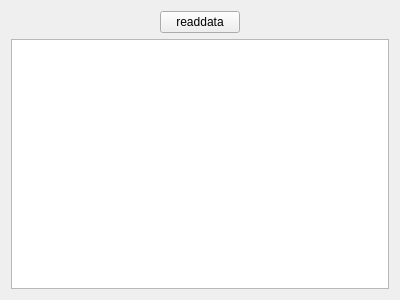
<?xml version="1.0" encoding="UTF-8"?>
<ui version="4.0">
 <class>Widget</class>
 <widget class="QWidget" name="Widget">
  <property name="geometry">
   <rect>
    <x>0</x>
    <y>0</y>
    <width>400</width>
    <height>300</height>
   </rect>
  </property>
  <property name="windowTitle">
   <string>Widget</string>
  </property>
  <layout class="QGridLayout" name="gridLayout">
   <item row="0" column="0">
    <spacer name="horizontalSpacer">
     <property name="orientation">
      <enum>Qt::Horizontal</enum>
     </property>
     <property name="sizeHint" stdset="0">
      <size>
       <width>145</width>
       <height>20</height>
      </size>
     </property>
    </spacer>
   </item>
   <item row="0" column="1">
    <widget class="QPushButton" name="readButton">
     <property name="text">
      <string>readdata</string>
     </property>
    </widget>
   </item>
   <item row="0" column="2">
    <spacer name="horizontalSpacer_2">
     <property name="orientation">
      <enum>Qt::Horizontal</enum>
     </property>
     <property name="sizeHint" stdset="0">
      <size>
       <width>144</width>
       <height>20</height>
      </size>
     </property>
    </spacer>
   </item>
   <item row="1" column="0" colspan="3">
    <widget class="QTextEdit" name="textEdit"/>
   </item>
  </layout>
 </widget>
 <layoutdefault spacing="6" margin="11"/>
 <resources/>
 <connections/>
</ui>
